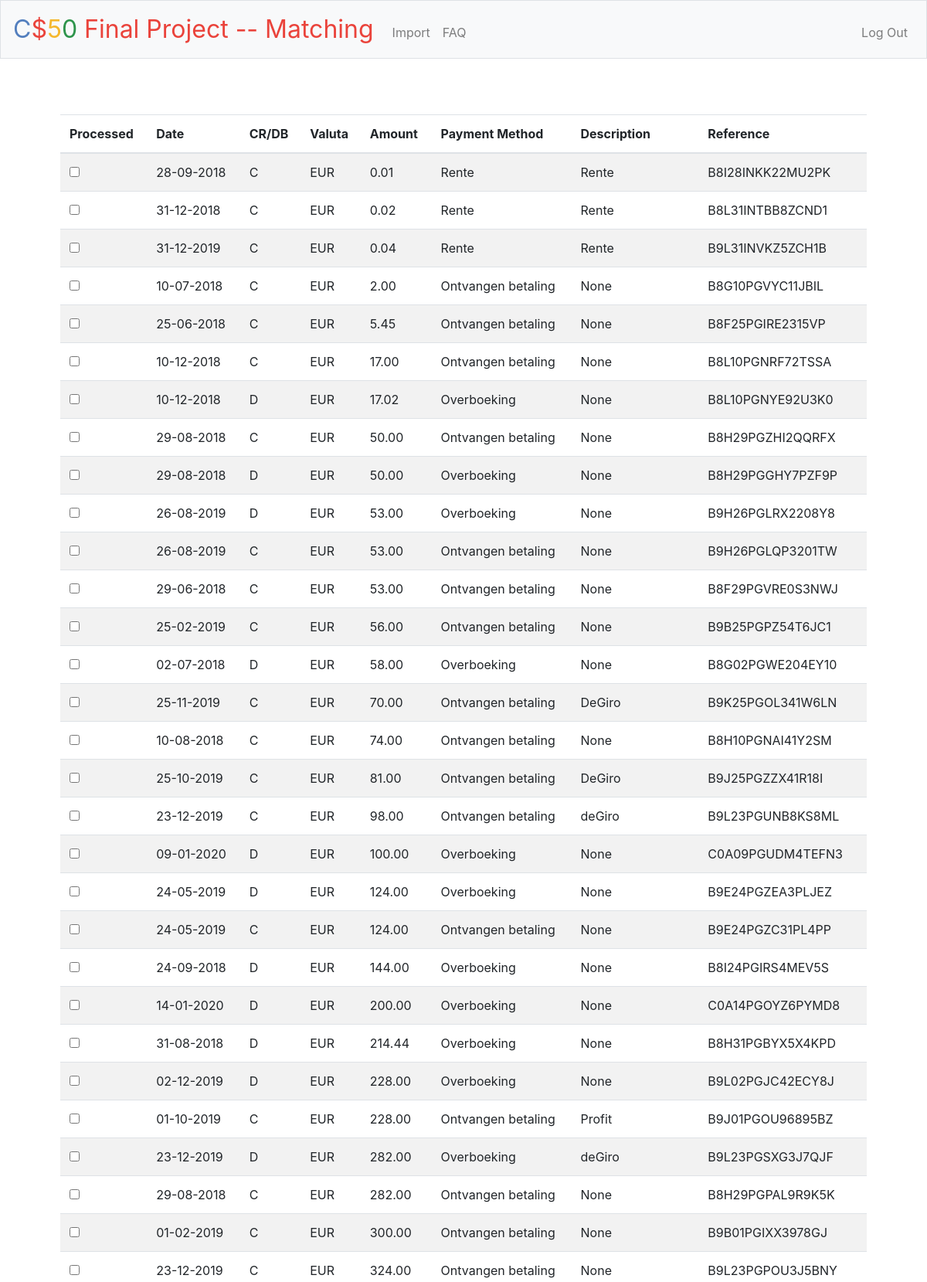
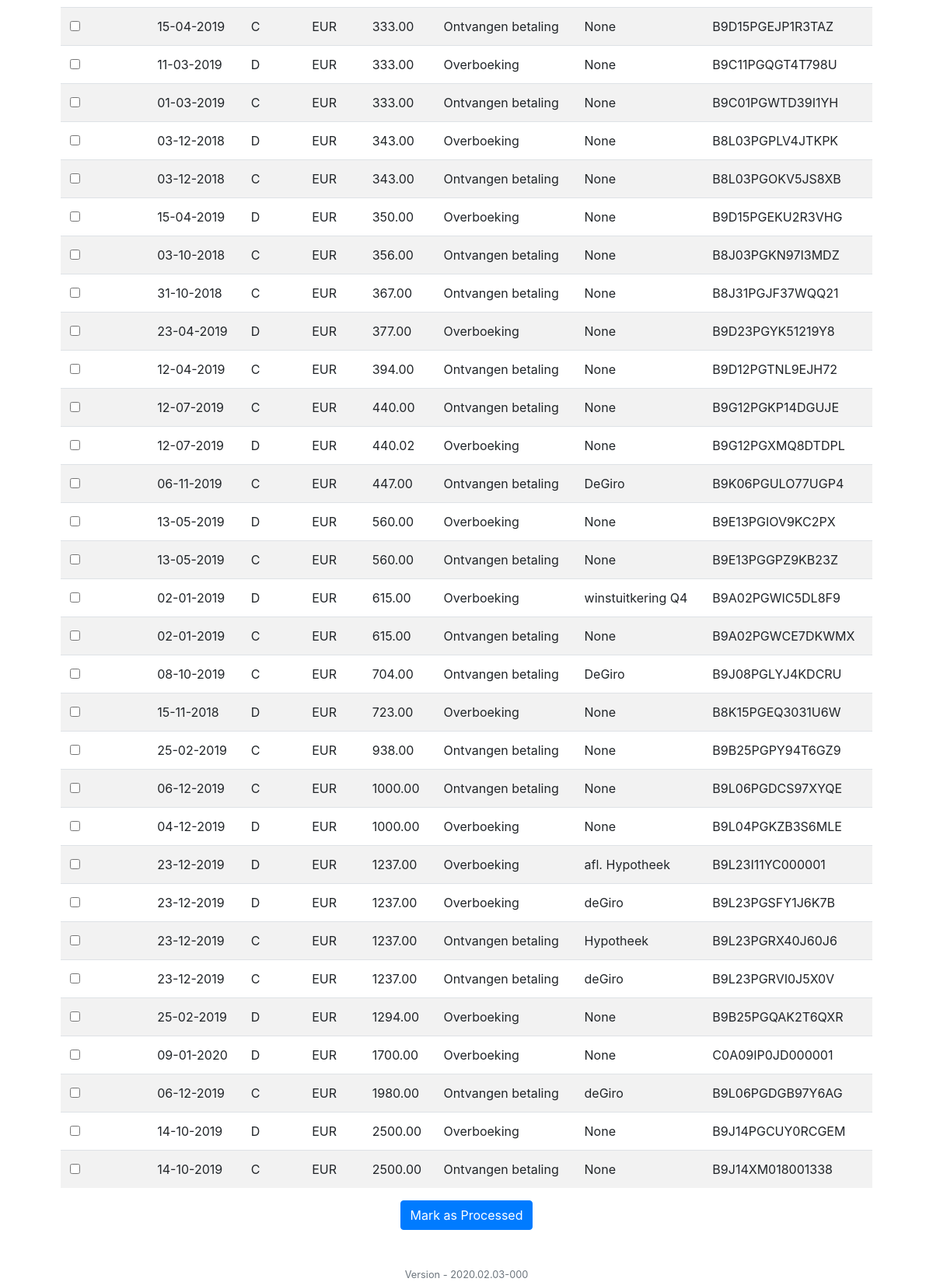
Page / (signed in) on the earlier database version (2 pictures, top to bottom).
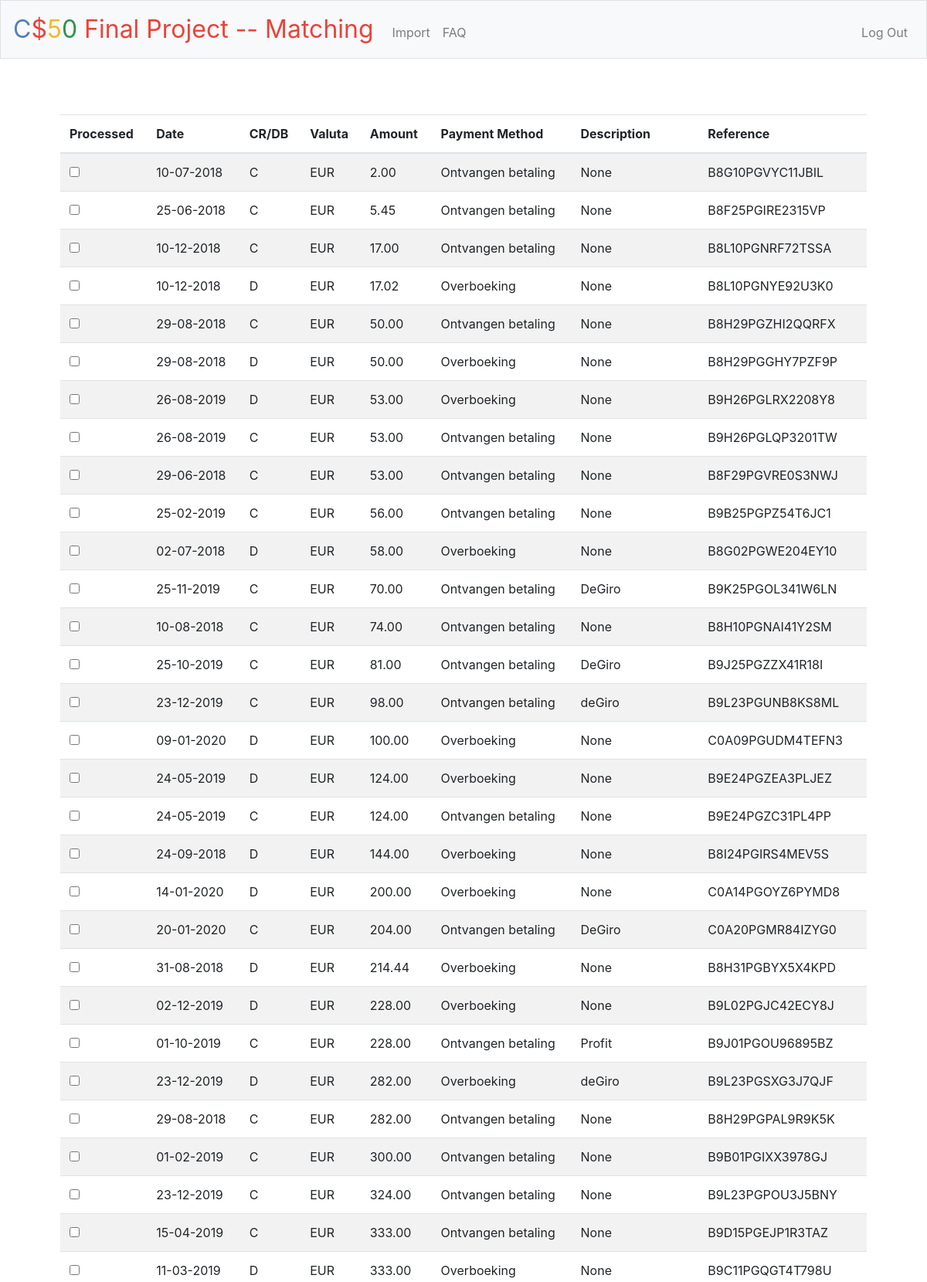
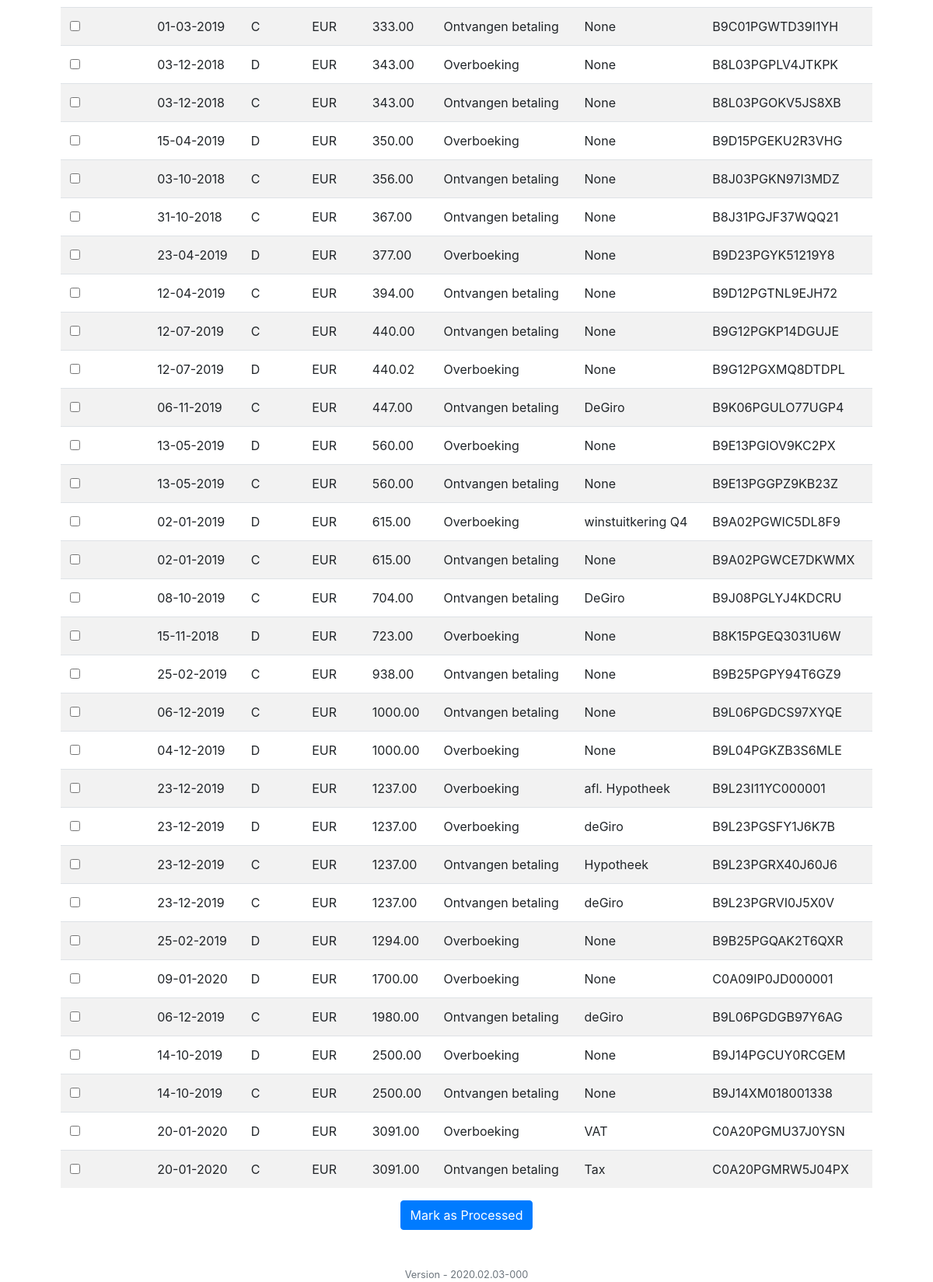
Same page on the later database version (2 pictures, top to bottom).
### tables this page shows
CREATE TABLE "import" (
	"userid"	TEXT,
	"account_number"	TEXT,
	"tx_date"	TEXT,
	"valuta_code"	TEXT,
	"credit_debit"	TEXT,
	"amount"	REAL,
	"contra_account"	TEXT,
	"contra_account_name"	TEXT,
	"valuta_date"	TEXT,
	"payment_method"	TEXT,
	"description"	TEXT,
	"payment_type"	TEXT,
	"authorisation_number"	INTEGER,
	"address"	TEXT,
	"payee_id"	INTEGER,
	"reference"	TEXT NOT NULL,
	"entry_date"	TEXT,
	"processed"	TEXT,
	PRIMARY KEY("reference","userid")
);

### app.py (the view)
@app.route("/", methods=["GET", "POST"])
@login_required
def index():
    print(">>>>> index <<<<<")
    if request.method == "POST":
        print('>>>>> POST marked ROWS <<<<<')
        processedFlag = request.form.getlist("checkbox")
        for rows in processedFlag:
            cursor = db.cursor()
            params = ("Y", session["user_id"], rows)
            cursor.execute('''UPDATE import SET processed = ? where userid = ? AND reference = ?''', params)
            db.commit()
        print('>>>>> STORED DB <<<<<')
        flash('Marked rows are processed', 'success')
        return redirect("/")
    else:
        cursor = db.cursor()
        params = (session["user_id"],)
        cursor.execute('''SELECT rowid, * FROM import WHERE userid = ? AND processed = 'N' ORDER BY amount;''', params)
        rows = cursor.fetchall()
        return render_template("layout.html", rows=rows)

### app.py (called while the page is built)
@app.after_request
def after_request(response):
    response.headers["Cache-Control"] = "no-cache, no-store, must-revalidate"
    response.headers["Expires"] = 0
    response.headers["Pragma"] = "no-cache"
    return response

### helpers.py (called while the page is built)
def login_required(f):
    @wraps(f)
    def decorated_function(*args, **kwargs):
        if session.get("user_id") is None:
            return redirect("/login")
        return f(*args, **kwargs)
    return decorated_function

### templates/layout.html (shortened to what this page needs)
<!DOCTYPE html>
<html lang="en">
    <head>
        <link href="https://maxcdn.bootstrapcdn.com/bootstrap/4.1.3/css/bootstrap.min.css" rel="stylesheet">
        <link href="/static/styles.css" rel="stylesheet">
    </head>
    <body>
        <nav class="navbar navbar-expand-md navbar-light bg-light border">
            <a class="navbar-brand" href="/"><span class="blue">C</span><span class="red">$</span><span class="yellow">5</span><span class="green">0</span> <span class="red">Final Project -- Matching</span></a>
            <div class="collapse navbar-collapse" id="navbar">
                {% if session.user_id %}
                    <ul class="navbar-nav mr-auto mt-2">
                        <li class="nav-item"><a class="nav-link" href="/import">Import</a></li>
                        <li class="nav-item"><a class="nav-link" href="/faq">FAQ</a></li>
                    </ul>
                    <ul class="navbar-nav ml-auto mt-2">
                        <li class="nav-item"><a class="nav-link" href="/logout">Log Out</a></li>
                    </ul>
                {% else %}
                    <ul class="navbar-nav ml-auto mt-2">
                        <li class="nav-item"><a class="nav-link" href="/register">Register</a></li>
                        <li class="nav-item"><a class="nav-link" href="/login">Log In</a></li>
                    </ul>
                {% endif %}
            </div>
        </nav>
        <main class="container p-5">
            {% block main %}
            <form action="/" method="post" name="checkbox">
                <table id="roster" class="table table-striped" style="width:100%">
                  <thead>
                    <tr class="text-left">
                      <th>Processed</th>
                      <th>Date</th>
                      <th>CR/DB</th>
                      <th>Valuta</th>
                      <th>Amount</th>
                      <th>Payment Method</th>
                      <th>Description</th>
                      <th>Reference</th>
                    </tr>
                  </thead>
                  <tbody>
                      {% for rows in rows %}
                         <tr class="text-left">
                            <td><input type="checkbox" id="{{ checkbox }}" name="checkbox" value="{{ rows[16] }}"></td>
                            <td>{{ rows[3] }}</td>
                            <td>{{ rows[5] }}</td>
                            <td>{{ rows[4] }}</td>
                            <td>{{ '%0.2f'| format(rows[6]|float) }}</td>
                            <td>{{ rows[10] }}</td>
                            <td>{{ rows[11] }}</td>
                            <td>{{ rows[16] }}</td>
                         </tr>
                      {% endfor %}
                      <br>
                  </tbody>
                </table>
                <button class="btn btn-primary" type="submit">Mark as Processed</button>
            </form>
            {% endblock %}
        </main>
        <footer class="small text-center text-muted">
            Version - 2020.02.03-000
        </footer>
    </body>
</html>

### static/styles.css (style rules this page uses)
nav .navbar-brand { font-size: xx-large; }
nav .navbar-brand .blue { color: #537fbe; }
nav .navbar-brand .red { color: #ea433b; }
nav .navbar-brand .yellow { color: #f5b82e; }
nav .navbar-brand .green { color: #2e944b; }
main { overflow-x: auto; text-align: center; }

Differences in the rows shown:
no longer on this page (row edited): import: tx_date "28-09-2018", credit_debit "C", valuta_code "EUR", amount "0.01", payment_method "Rente", description "Rente", reference "B8I28INKK22MU2PK"
no longer on this page (row edited): import: tx_date "31-12-2018", credit_debit "C", valuta_code "EUR", amount "0.02", payment_method "Rente", description "Rente", reference "B8L31INTBB8ZCND1"
no longer on this page (row edited): import: tx_date "31-12-2019", credit_debit "C", valuta_code "EUR", amount "0.04", payment_method "Rente", description "Rente", reference "B9L31INVKZ5ZCH1B"
added import: tx_date "20-01-2020", credit_debit "C", valuta_code "EUR", amount "204.00", payment_method "Ontvangen betaling", description "DeGiro", reference "C0A20PGMR84IZYG0"
added import: tx_date "20-01-2020", credit_debit "D", valuta_code "EUR", amount "3091.00", payment_method "Overboeking", description "VAT", reference "C0A20PGMU37J0YSN"
added import: tx_date "20-01-2020", credit_debit "C", valuta_code "EUR", amount "3091.00", payment_method "Ontvangen betaling", description "Tax", reference "C0A20PGMRW5J04PX"
